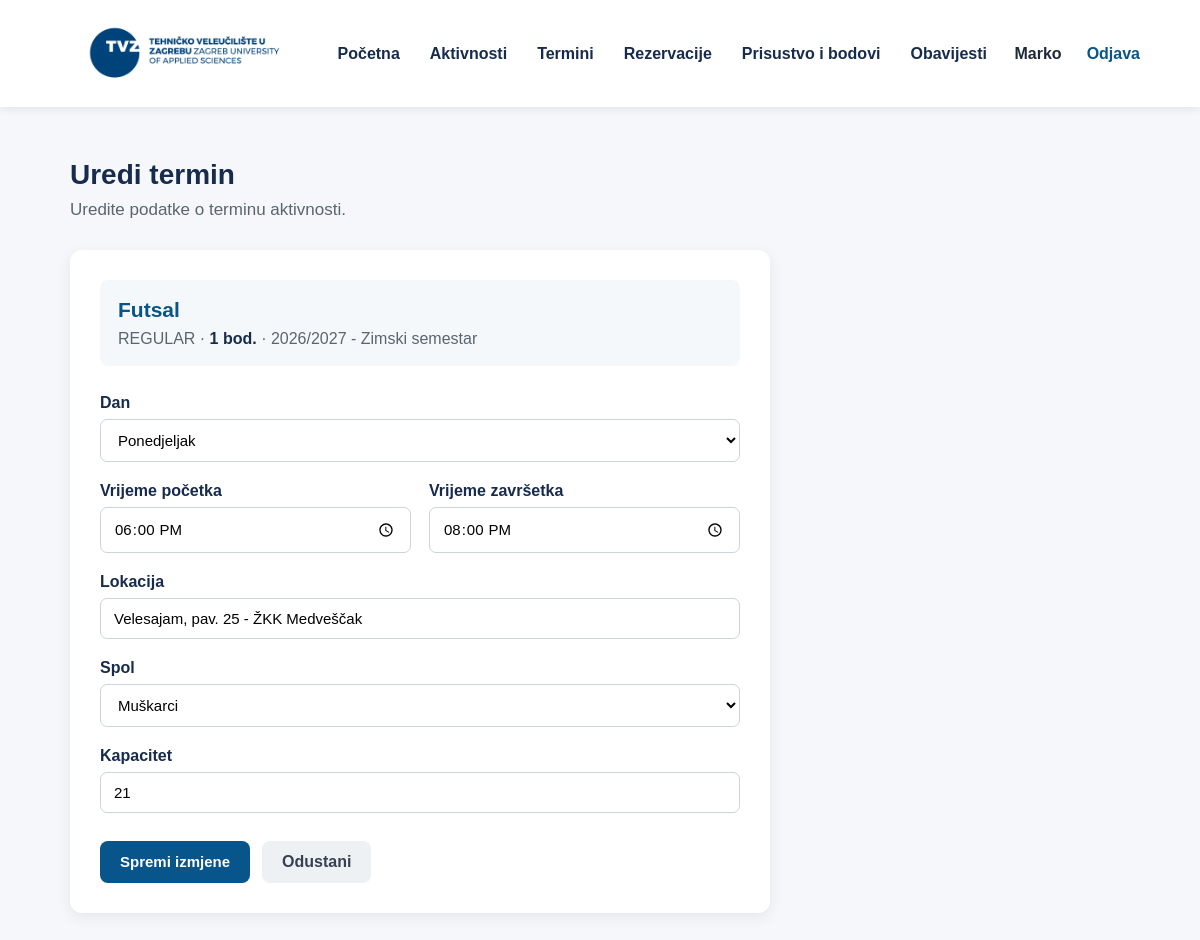
The app's page /professor/edit_session.php?id=13 (signed in) with its own data.
### tables this page shows
CREATE TABLE `activity_sessions` (
  `id` int(11) NOT NULL,
  `activity_id` int(11) NOT NULL,
  `offering_id` int(11) NOT NULL,
  `session_type` enum('WEEKLY','ONE_TIME') NOT NULL DEFAULT 'WEEKLY',
  `day_of_week` tinyint(4) NOT NULL,
  `start_time` time NOT NULL,
  `end_time` time NOT NULL,
  `location` varchar(150) NOT NULL,
  `gender` enum('ALL','FEMALE','MALE') NOT NULL,
  `capacity` int(11) DEFAULT NULL,
  `is_active` tinyint(4) NOT NULL DEFAULT 1
);

CREATE TABLE `activities` (
  `id` int(11) NOT NULL,
  `name` varchar(100) NOT NULL,
  `description` text NOT NULL,
  `points` int(11) NOT NULL DEFAULT 1,
  `activity_type` enum('REGULAR','BONUS') NOT NULL DEFAULT 'REGULAR',
  `is_active` tinyint(1) NOT NULL DEFAULT 1,
  `created_at` datetime NOT NULL DEFAULT current_timestamp(),
  `deactivated_at` datetime DEFAULT NULL
);

CREATE TABLE `academic_years` (
  `id` int(11) NOT NULL,
  `name` varchar(20) NOT NULL,
  `is_active` tinyint(1) NOT NULL DEFAULT 1
);

CREATE TABLE `semesters` (
  `id` int(11) NOT NULL,
  `academic_year_id` int(11) NOT NULL,
  `name` varchar(30) NOT NULL,
  `semester_number` tinyint(1) NOT NULL,
  `start_date` date DEFAULT NULL,
  `end_date` date DEFAULT NULL
);

### professor/edit_session.php (the view, shortened to what this page needs)
<?php
require_once '../config/database.php';
$professorId = (int) ($_SESSION['user_id'] ?? 0);
$sessionId = filter_input(
    INPUT_GET,
    'id',
    FILTER_VALIDATE_INT
);
$stmt = $pdo->prepare("
    SELECT
        s.id,
        s.offering_id,
        s.session_type,
        s.day_of_week,
        s.start_time,
        s.end_time,
        s.location,
        s.gender,
        s.capacity,
        (
            SELECT o2.occurrence_date
            FROM activity_occurrences o2
            WHERE o2.session_id = s.id
            ORDER BY o2.occurrence_date
            LIMIT 1
        ) AS occurrence_date,
        a.name AS activity_name,
        a.activity_type,
        a.points,
        o.professor_id,
        o.semester_id,
        sem.name AS semester_name,
        sem.start_date AS semester_start_date,
        sem.end_date AS semester_end_date,
        ay.name AS academic_year_name
    FROM activity_sessions s
    INNER JOIN activity_offerings o
        ON o.id = s.offering_id
    INNER JOIN activities a
        ON a.id = o.activity_id
    LEFT JOIN semesters sem
        ON sem.id = o.semester_id
    LEFT JOIN academic_years ay
        ON ay.id = sem.academic_year_id
    WHERE s.id = :session_id
      AND o.professor_id = :professor_id
      AND o.is_active = 1
      AND a.is_active = 1
      AND s.is_active = 1
    LIMIT 1
");
$stmt->execute([
    'session_id' => $sessionId,
    'professor_id' => $professorId
]);
$session = $stmt->fetch(PDO::FETCH_ASSOC);
$dayOfWeek = (int) $session['day_of_week'];
$startTime = substr(
    $session['start_time'],
    0,
    5
);
$endTime = substr(
    $session['end_time'],
    0,
    5
);
$location = $session['location'];
$gender = $session['gender'];
$capacity = $session['capacity'];
$days = [
    1 => 'Ponedjeljak',
    2 => 'Utorak',
    3 => 'Srijeda',
    4 => 'Četvrtak',
    5 => 'Petak',
    6 => 'Subota',
    7 => 'Nedjelja'
];
?>
<!DOCTYPE html>
<html lang="hr">
<head>
    <link
        rel="stylesheet"
        href="../css/common.css"
    >
    <link
        rel="stylesheet"
        href="../css/navbar.css"
    >
</head>
<body>
<?php require_once '../includes/navbar.php'; ?>
<main class="container">
    <section class="page-header">
        <h1>
            Uredi termin
        </h1>
        <p>
            Uredite podatke o terminu aktivnosti.
        </p>
    </section>
    <section class="session-card">
        <div class="activity-info">
            <h2>
                <?= htmlspecialchars(
                    $session['activity_name']
                ) ?>
            </h2>
            <p>
                <?= htmlspecialchars(
                    $session['activity_type']
                ) ?>
                ·
                <strong>
                    <?= (int) $session['points'] ?>
                    bod.
                </strong>
                <?php if (
                    !empty($session['academic_year_name'])
                    &&
                    !empty($session['semester_name'])
                ): ?>
                    ·
                    <?= htmlspecialchars(
                        $session['academic_year_name']
                    ) ?>
                    -
                    <?= htmlspecialchars(
                        $session['semester_name']
                    ) ?>
                <?php else: ?>
                    · Opća aktivnost
                <?php endif; ?>
            </p>
        </div>
        <form
            method="POST"
            action=""
        >
            <div class="form-group">
                <label for="day_of_week">
                    Dan
                </label>
                <select
                    id="day_of_week"
                    name="day_of_week"
                    required
                >
                    <?php foreach (
                        $days
                        as $dayNumber => $dayName
                    ): ?>
                        <option
                            value="<?= $dayNumber ?>"
                            <?= (int) $dayOfWeek === $dayNumber
                                ? 'selected'
                                : '' ?>
                        >
                            <?= htmlspecialchars($dayName) ?>
                        </option>
                    <?php endforeach; ?>
                </select>
            </div>
            <div class="form-row">
                <div class="form-group">
                    <label for="start_time">
                        Vrijeme početka
                    </label>
                    <input
                        type="time"
                        id="start_time"
                        name="start_time"
                        value="<?= htmlspecialchars(
                            $startTime
                        ) ?>"
                        required
                    >
                </div>
                <div class="form-group">
                    <label for="end_time">
                        Vrijeme završetka
                    </label>
                    <input
                        type="time"
                        id="end_time"
                        name="end_time"
                        value="<?= htmlspecialchars(
                            $endTime
                        ) ?>"
                        required
                    >
                </div>
            </div>
            <div class="form-group">
                <label for="location">
                    Lokacija
                </label>
                <input
                    type="text"
                    id="location"
                    name="location"
                    value="<?= htmlspecialchars($location) ?>"
                    maxlength="150"
                    required
                >
            </div>
            <div class="form-group">
                <label for="gender">
                    Spol
                </label>
                <select
                    id="gender"
                    name="gender"
                    required
                >
                    <option
                        value="MALE"
                        <?= $gender === 'MALE'
                            ? 'selected'
                            : '' ?>
                    >
                        Muškarci
                    </option>
                </select>
            </div>
            <div class="form-group">
                <label for="capacity">
                    Kapacitet
                </label>
                <input
                    type="number"
                    id="capacity"
                    name="capacity"
                    value="<?= $capacity !== null
                        ? htmlspecialchars($capacity)
                        : '' ?>"
                    min="1"
                    placeholder="Npr. 20"
                >
            </div>
            <div class="form-actions">
                <button
                    type="submit"
                    class="save-button"
                >
                    Spremi izmjene
                </button>
                <a
                    href="sessions.php"
                    class="cancel-button"
                >
                    Odustani
                </a>
            </div>
        </form>
    </section>
</main>
</body>
</html>

### css/common.css (style rules this page uses)
body { font-family: Arial, sans-serif; background-color: #f5f7fa; color: #1f2937; }
.container { max-width: 1100px; margin: 50px auto; padding: 0 20px; }
.page-header { margin-bottom: 24px; }
.page-header h1 { margin-bottom: 8px; }
h1 { font-size: 28px; line-height: 1.25; margin-bottom: 8px; color: #172b4d; }
h2 { color: #172b4d; }

### professor/edit_session.php (style rules this page uses)
.page-header { margin-bottom: 30px; }
.page-header h1 { margin-bottom: 8px; }
.page-header p { color: #5b6470; font-size: 17px; margin: 0; }
.session-card { max-width: 700px; background-color: #ffffff; padding: 30px; border-radius: 12px; box-shadow: 0 4px 15px rgba(0, 0, 0, 0.07); }
.activity-info { margin-bottom: 28px; padding: 18px; background-color: #f5f8fa; border-radius: 8px; }
.activity-info h2 { margin: 0 0 8px; color: #07558a; font-size: 21px; }
.activity-info p { margin: 0; color: #5b6470; }
.activity-info strong { color: #172b4d; }
.form-group { margin-bottom: 20px; }
.form-group label { display: block; margin-bottom: 7px; color: #172b4d; font-weight: bold; }
.form-group input, .form-group select { width: 100%; box-sizing: border-box; padding: 11px 13px; border: 1px solid #ccd3da; border-radius: 7px; font-size: 15px; font-family: inherit; background-color: #ffffff; }
.form-row { display: grid; grid-template-columns: 1fr 1fr; gap: 18px; }
.form-actions { display: flex; gap: 12px; margin-top: 28px; }
.save-button { border: none; padding: 12px 20px; border-radius: 8px; background-color: #07558a; color: #ffffff; font-weight: bold; font-size: 15px; cursor: pointer; }
.cancel-button { display: inline-block; padding: 12px 20px; border-radius: 8px; background-color: #eef1f4; color: #374151; text-decoration: none; font-weight: bold; }

### records on screen
activity_sessions: activity.name "Futsal", activity.activity_type "REGULAR", activity.points "1", academic_years.name "2026/2027", semesters.name "Zimski semestar", day_of_week "Ponedjeljak", start_time "18:00", end_time "20:00", location "Velesajam, pav. 25 - ŽKK Medveščak", gender "Muškarci", capacity "21"
